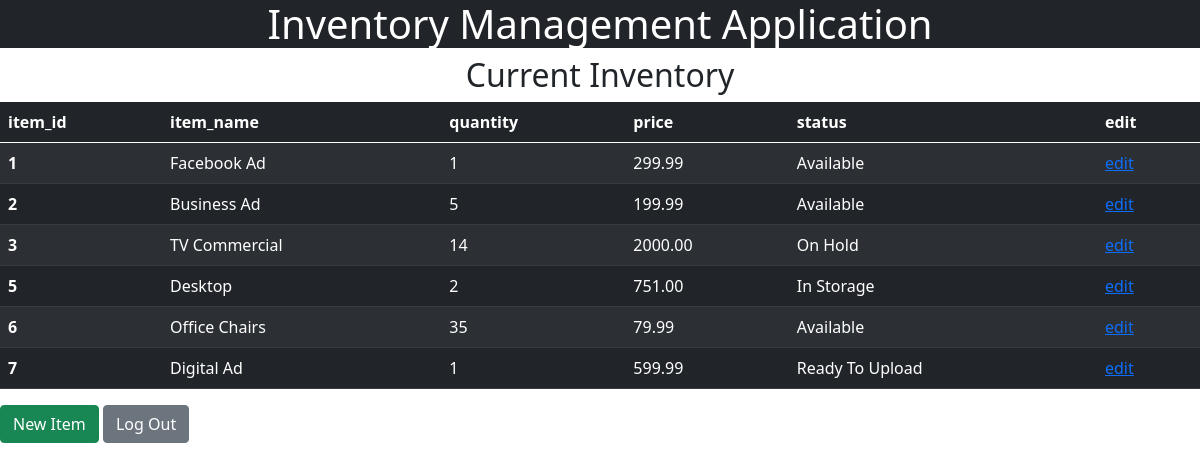
Screenshot of /products/ (signed in) with the database file from the repository.
### products/models.py (models this page shows)
class Product(models.Model):
	name = models.CharField(max_length = 60, default="Item")
	quantity = models.IntegerField(default=0)
	price = models.DecimalField(decimal_places=2, max_digits=100)
	status = models.CharField(max_length= 100, default="available")
	def get_absolute_url(self):
		return reverse("products:product-detail",kwargs={"id": self.id})#f"/products/{self.id}"

### products/views.py (the view)
# urls.py: path('', product_list_view, name='product-list'),
@login_required(login_url='/login/')
def product_list_view(request):
    queryset = Product.objects.all()
    context = {
        "object_list": queryset
    }
    return render(request, "products/product_list.html", context)

### products/templates/products/product_list.html
{% extends 'base.html' %}
{% block content %}
<h2 class="text-center "> Current Inventory </h2>
<table class="table table-dark table-striped table-hover">
	<thead>
    <tr>
      <th scope="col">item_id</th>
      <th scope="col">item_name</th>
      <th scope="col">quantity</th>
      <th scope="col">price</th>
      <th scope="col">status</th>
      <th scope ="col">edit </th>
    </tr>
  </thead>
  <tbody>
{% for instance in object_list %}
<tr>
      <th scope="row">{{instance.id}}</th>
      <td>{{instance.name}}</td>
      <td>{{instance.quantity}}</td>
      <td>{{instance.price}}</td>
      <td>{{instance.status}}</td>
      <td> <a href='{{instance.get_absolute_url}}'>edit</a></td>
    </tr>
{% endfor %}
</tbody>
</table>
<a class="btn btn-success" href="create" >New Item</a>
<a class="btn btn-secondary" href="/logout/" >Log Out</a>
{% endblock %}

### templates/base.html (shortened to what this page needs)
<!doctype html>
<html>
<head>
    <link href="https://cdn.jsdelivr.net/npm/bootstrap@5.0.0-beta1/dist/css/bootstrap.min.css" rel="stylesheet">
</head>
<body>
	<h1 class="containers bg-dark justify-content-center text-white text-center">  Inventory Management Application </h1>
	{% block content %}{% endblock %}
</body>
</html>

### rows the page displays
Product: id "1", name "Facebook Ad", quantity "1", price "299.99", status "Available"
Product: id "2", name "Business Ad", quantity "5", price "199.99", status "Available"
Product: id "3", name "TV Commercial", quantity "14", price "2000.00", status "On Hold"
Product: id "5", name "Desktop", quantity "2", price "751.00", status "In Storage"
Product: id "6", name "Office Chairs", quantity "35", price "79.99", status "Available"
Product: id "7", name "Digital Ad", quantity "1", price "599.99", status "Ready To Upload"
